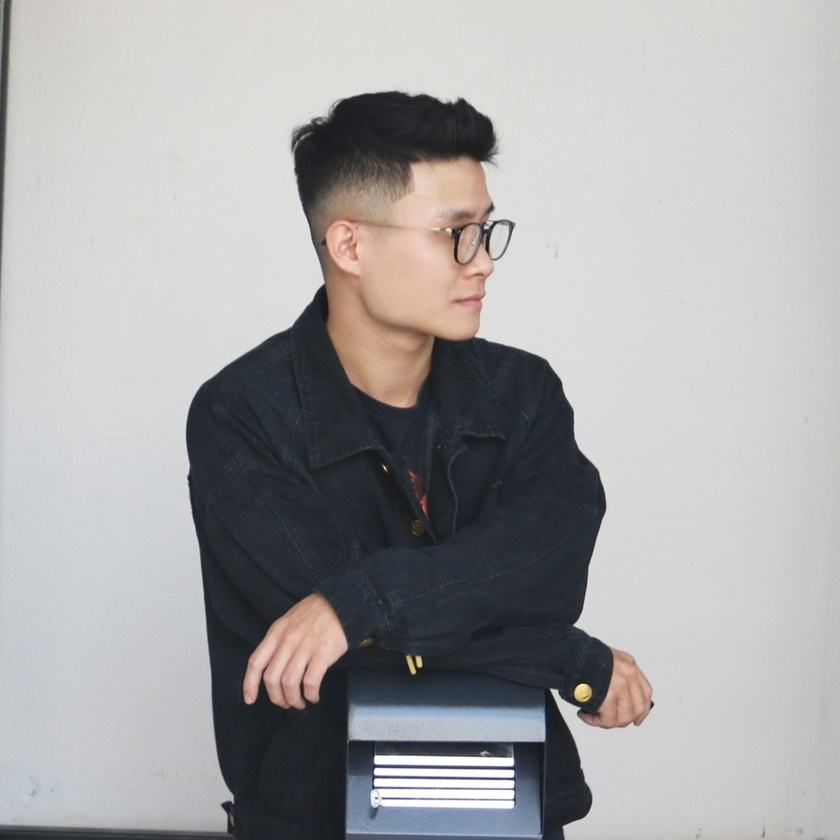
#> input picture images/image_large.jpg, 840 x 840 px, shrunk from 1062 x 1062 before the run
$ python contours.py
#> lines starting #> are read from the running program, lines starting #| are printed output that depends on the picture; after the words box and inside, x2 and y2 are one past the last pixel; in counts of white or black regions, pixels touching at a corner belong together
import cv2 as cv
import numpy as np

img = cv.imread("images/image_large.jpg")
#> img is the input picture: shape (840, 840, 3); mean B, G, R 166.1, 165.5, 166.1

cv.imshow("Me", img)

blank = np.zeros(img.shape, dtype='uint8')
cv.imshow("Blank", blank)

gray = cv.cvtColor(img, cv.COLOR_BGR2GRAY)
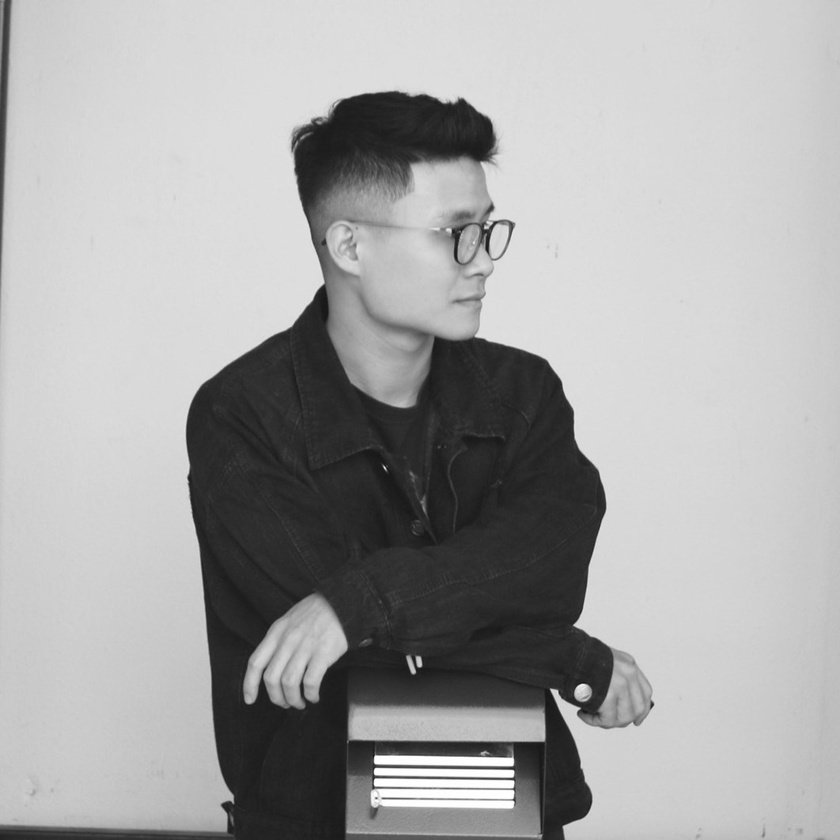
#> gray: shape (840, 840); min 21, max 255, mean 165.8

cv.imshow("Gray", gray)

blur = cv.GaussianBlur(gray, (5, 5), cv.BORDER_DEFAULT)
cv.imshow("Blur", blur)

canny = cv.Canny(blur, 125, 175)
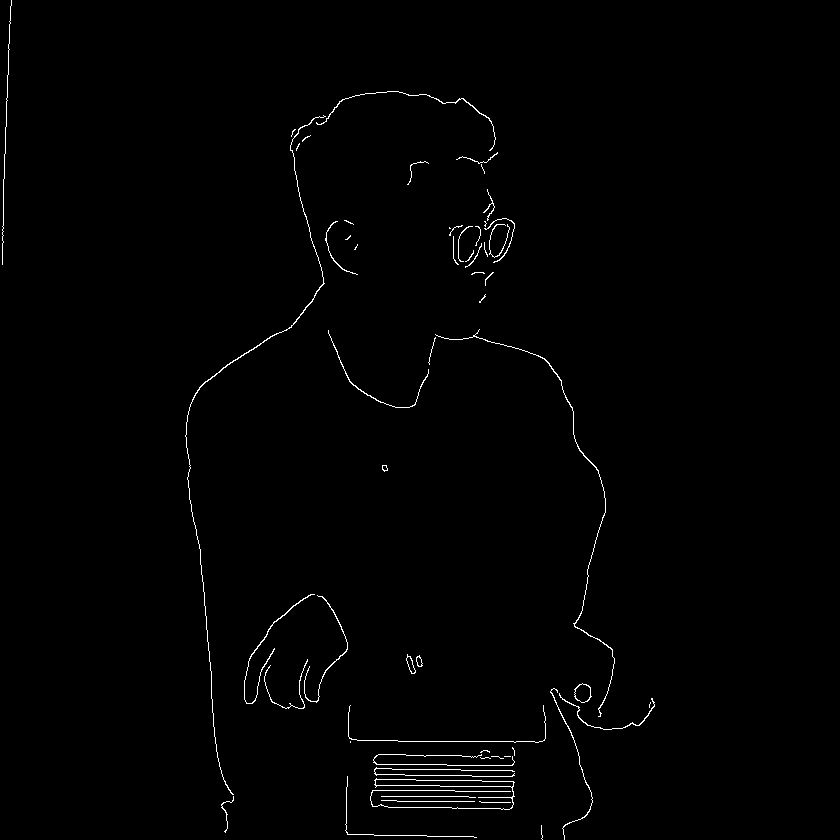
#> canny: shape (840, 840); 0.87% white in thin lines or dots, all inside (x1, y1, x2, y2) = (2, 0, 655, 840)

cv.imshow("Canny", canny)

# ret, thresh = cv.threshold(gray, 125, 255, cv.THRESH_BINARY)
# cv.imshow("thresh", thresh)

contours, hierarchies = cv.findContours(
    canny, cv.RETR_LIST, cv.CHAIN_APPROX_NONE)
#> contours = 62 contours, 43 with area under 20; largest, box (x1, y1, x2, y2) and area: (370, 778, 515, 810) 792, (375, 779, 514, 788) 772, (574, 683, 592, 703) 240, (574, 683, 591, 703) 222, (185, 115, 326, 795) 118

cv.drawContours(blank, contours, -1, (0, 0, 255), 1)
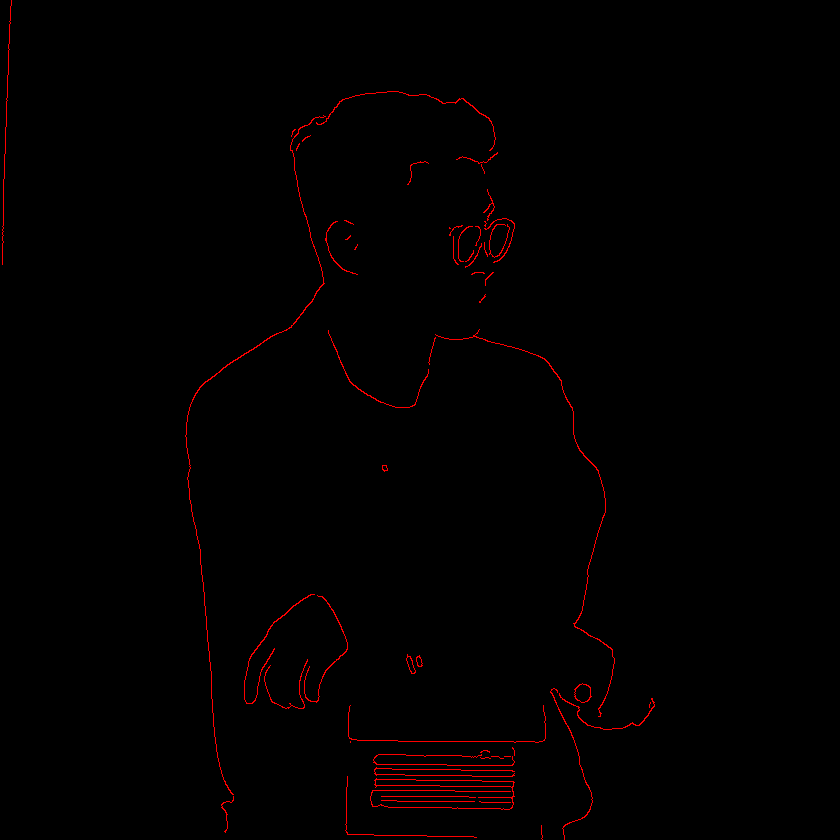
#> blank: shape (840, 840, 3); mean of channels 0, 1, 2 0, 0, 2.2; drawn as B, G, R
cv.imshow("Contours Drawn", blank)

print(f'{len(contours)} contour(s) found!')
#| 62 contour(s) found!


cv.waitKey(0)

$ run again, with images/image.jpg copied over images/image_large.jpg
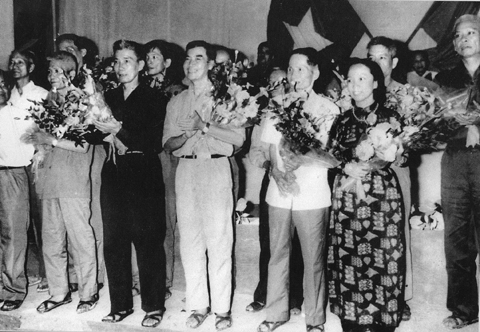
#> input picture images/image.jpg, 480 x 332 px
#> img is the input picture: shape (332, 480, 3); min 9, max 251, mean 115.1
#> `canny = cv.Canny(blur, 125, 175)`:
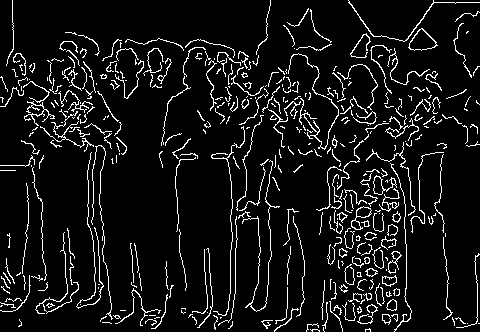
#> canny: shape (332, 480); 8.2% white in thin lines or dots
#> contours = 422 contours, 373 with area under 20; largest, box (x1, y1, x2, y2) and area: (408, 28, 438, 51) 376, (409, 28, 437, 51) 347, (351, 206, 372, 230) 192, (373, 175, 397, 195) 168, (373, 176, 384, 195) 132
#> `cv.drawContours(blank, contours, -1, (0, 0, 255), 1)`:
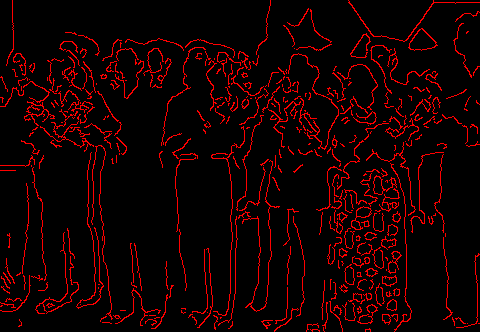
#> blank: shape (332, 480, 3); mean of channels 0, 1, 2 0, 0, 20.8; drawn as B, G, R
#| 422 contour(s) found!
